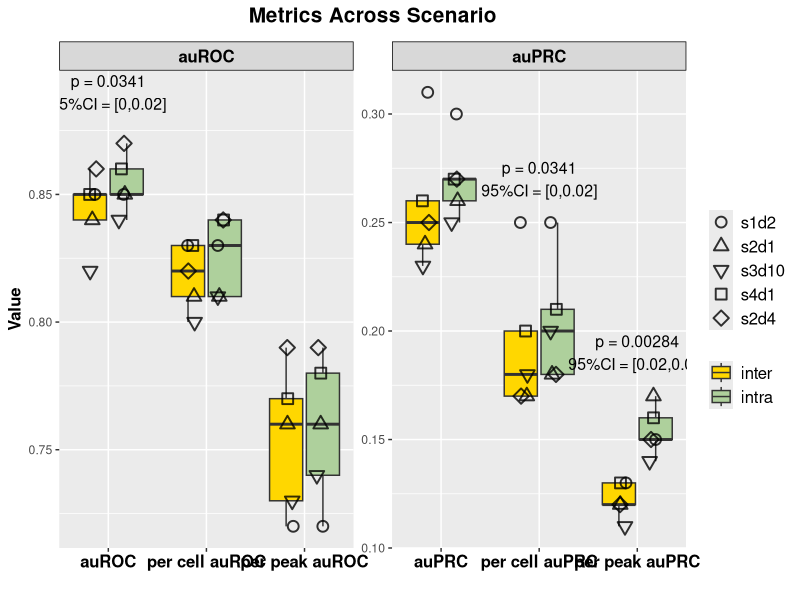
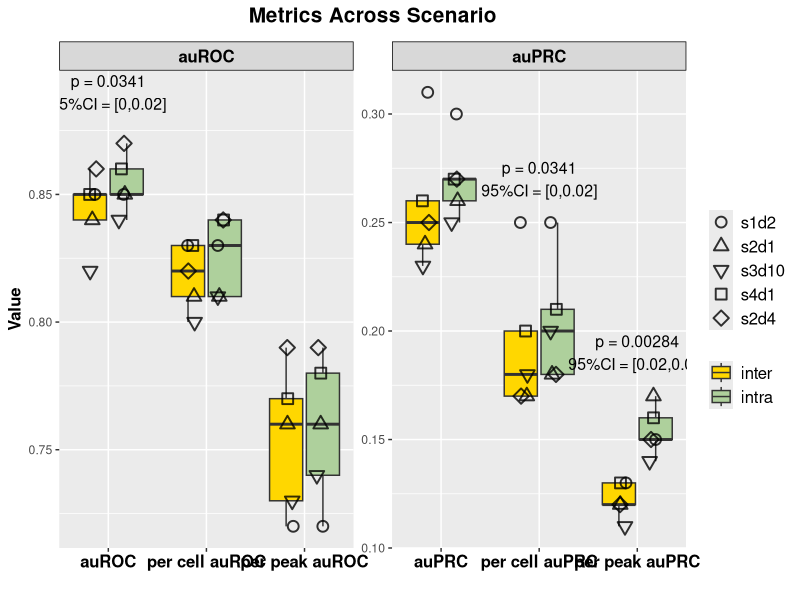

The R source for these figures, in order:
library(ggplot2)
library(readr)
library(dplyr)
library(tidyr)
df <- read_csv("intrainter_auc.csv")

# Convert Metric & Scenario & Dataset to factor and specify the order
df$Metric <- factor(df$Metric, levels = c("auROC", "per cell auROC", "per peak auROC", 
                                          "auPRC", "per cell auPRC", "per peak auPRC"))
df$Scenario<-factor(df$Scenario,levels=c('inter','intra'))
df$Dataset<-factor(df$Dataset,levels = c('s1d2','s2d1','s3d10','s4d1','s2d4'))

#################################### facet ######################################
# Add 2 new column to group auROC(overall,per-cell,per-peak) and auPRC(overall,per-cell,per-peak),respectively

df <- df %>%
  mutate(MetricType = ifelse(grepl("auROC", Metric), "auROC", "auPRC"))%>%
  mutate(MetricType = factor(MetricType, levels = c("auROC", "auPRC")))

#######################################################
y_pos <- df %>% 
  group_by(Metric) %>% 
  summarise(max_val = max(Value))

# Calculate statistical results
annotation_df <- df %>%
  pivot_wider(names_from = Scenario, values_from = Value) %>%
  mutate(diff =  intra - inter) %>%
  group_by(Metric) %>%
  summarise(
    mean_diff = mean(diff, na.rm = TRUE),
    se_diff = sd(diff, na.rm = TRUE) / sqrt(n()),
    lower_ci = mean_diff - qt(0.975, df = n()-1) * se_diff,
    upper_ci = mean_diff + qt(0.975, df = n()-1) * se_diff,
    p_value = t.test(intra, inter, paired = TRUE)$p.value,
    .groups = "drop"
  ) %>%
  mutate(p_value_label=ifelse(p_value < 0.05,
                           paste0("p = ", signif(p_value, digits = 3)
                                  ),NA_character_))%>%
  mutate(MetricType = factor(case_when(
    grepl("auROC", Metric) ~ "auROC",
    grepl("auPRC", Metric) ~ "auPRC"),
    levels = c("auROC", "auPRC")))
# Merge the MetricType and Y-axis position information
annotation_df <- left_join(annotation_df, y_pos, by = "Metric")
annotation_df$y_position <- ifelse(annotation_df$p_value < 0.05,
                                   annotation_df$max_val + 0.02, 
                                   NA_real_) 

ggplot(df, aes(x = Metric, y = Value,)) +
  geom_boxplot(aes(group = interaction(Metric, Scenario), fill = Scenario), 
               alpha = 1, outlier.shape = NA) + 
  geom_jitter(
    aes(group = interaction(Metric, Scenario), shape = Dataset),
    position = position_jitterdodge(
      jitter.width = 0.3,   # 控制抖动幅度
      dodge.width = 0.6     # 控制不同 Scenario 的间距
    ),size = 3,alpha = 0.8,color = "black",stroke = 1)+
  scale_fill_manual(values = c("intra" = "#aed09c", "inter" = "#FFD700")) + 
  scale_shape_manual(
    values = c(
      "s1d2" = 1,   
      "s2d1" = 2,   
      "s2d4" = 5,   
      "s4d1" = 0,   
      "s3d10" = 6   
    ))+
  scale_x_discrete(expand = expansion(add = c(0.5, 0.5))) +  
  guides(shape = guide_legend(order = 1), fill = guide_legend(order = 2)) + 
  facet_wrap(~MetricType, scales = "free")+
  theme_set(theme_bw())+
  # theme_minimal() +
  theme(
    axis.text.x = element_text(angle = 0, hjust = 0.5, size = 12, face = "bold", color = "black", margin = margin(t =2)),
    axis.title = element_text(size = 12, color = "black", face = "bold"),
    legend.title = element_blank(),
    plot.title = element_text(hjust = 0.5, size = 15, face = "bold",margin = margin(b = 10)),
    legend.text = element_text(size = 12),
    strip.background = element_rect(fill = rgb(0.5, 0.5, 0.5, 0.3),color = "black", size = 0.5),  
    strip.text = element_text(size = 12, face = "bold", color = "black"),  
    strip.text.x = element_text(size = 12, face = "bold",color = "black"), 
  ) +
  labs(title = "Metrics Across Scenario", x = "", y = "Value") +
  geom_text(
    data = annotation_df[annotation_df$p_value<0.05,],
    aes(x = Metric, y = y_position,group = MetricType,  
        label = paste0(p_value_label, "\n95%CI = [", 
                       round(lower_ci, 2), ",", 
                       round(upper_ci, 2), "]")),
    inherit.aes = FALSE,size = 4,
    color = "black",hjust = 0.5)

ggsave("intrainter_auc_box.pdf", plot = last_plot(), 
       width = 10, height = 6, units = "in",dpi = 300)
